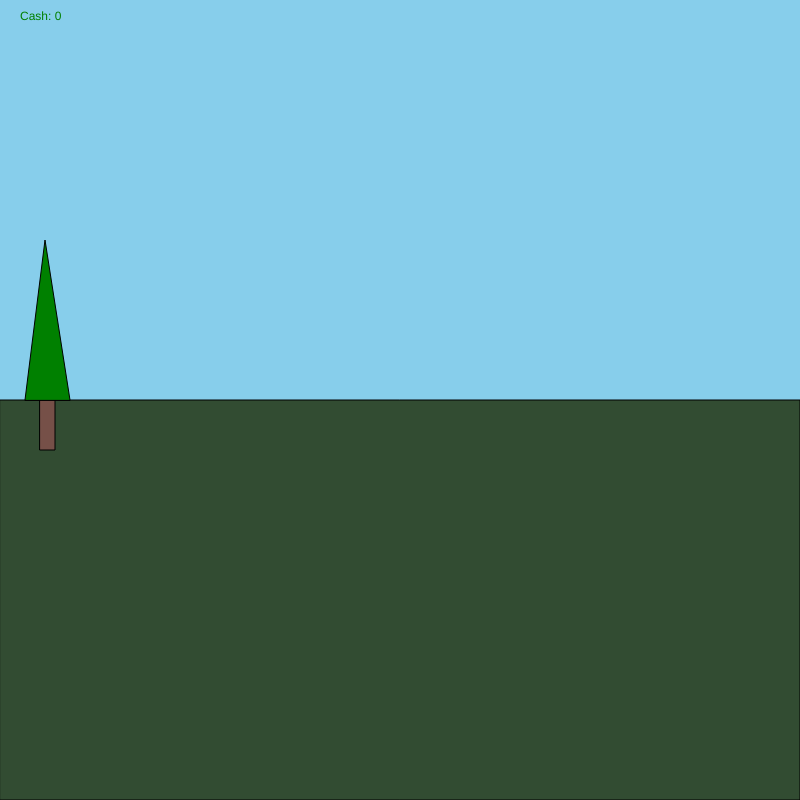
Frame 1 (no input)
Frame 60 (no input): identical to frame 1, image omitted
Frame 120 (the mouse pressed at the canvas centre since frame 60): identical to frame 1, image omitted

The p5.js sketch that drew this single still picture (run headless with seeded random() and noise() and a simulated clock; from frame 60 on, the mouse is pressed at the canvas centre):

// p5.js sketch
// ── sketch.js
let cash = 0;
let horizon;
let button;
let clickMultiplier = 1;

function setup() {
  createCanvas(800, 800);
  horizon = height / 2;
}

function draw() {
  background('skyblue');

  //grass
  fill('rgb(50,76,50)');
  rect(0, horizon, width, 0.5 * height);

  //tree
  fill("rgb(118,80,72)");
  rect(40, horizon, 15, 50);
  fill("green");
  triangle(25, horizon, 45, 240, 70, horizon);

  //button that upgrades the click
  button = createButton('click multiplier',)


  //Displays the current score
  text(`Cash: ${cash}`, 20, 20);
}

function mouseClicked() {
  cash += 1;
}
